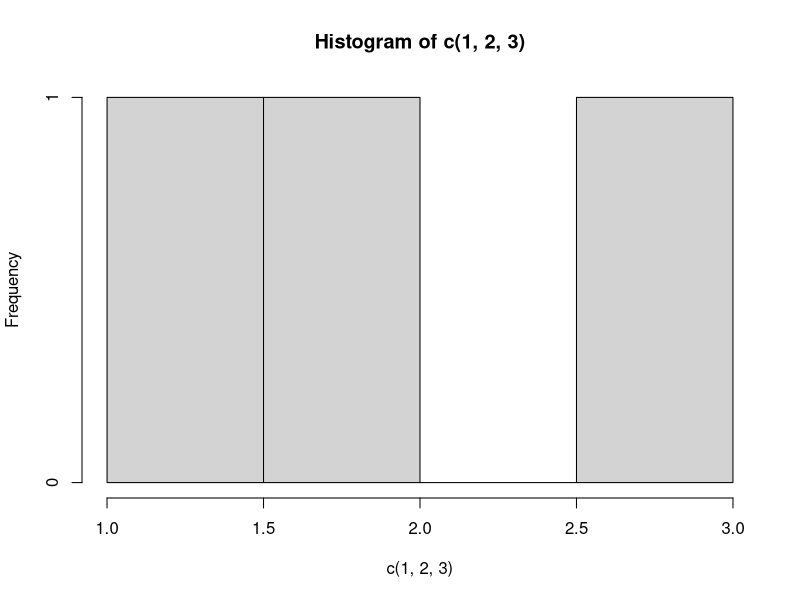

Reproduce this figure in R.
## ---- chunk 1
require(dplyr)
options(stringsAsFactors = F)
knitr::opts_knit$set(root.dir = "/home/iga_niemiec/Pulpit/hakje/data-gov-monitor/")
## ---- chunk 2
# load input files
#data <- read.csv("./data_gov.csv", header = T)
gov_logo_path <- "./main_logo.png"
## ---- chunk 3
hist(c(1, 2, 3))
